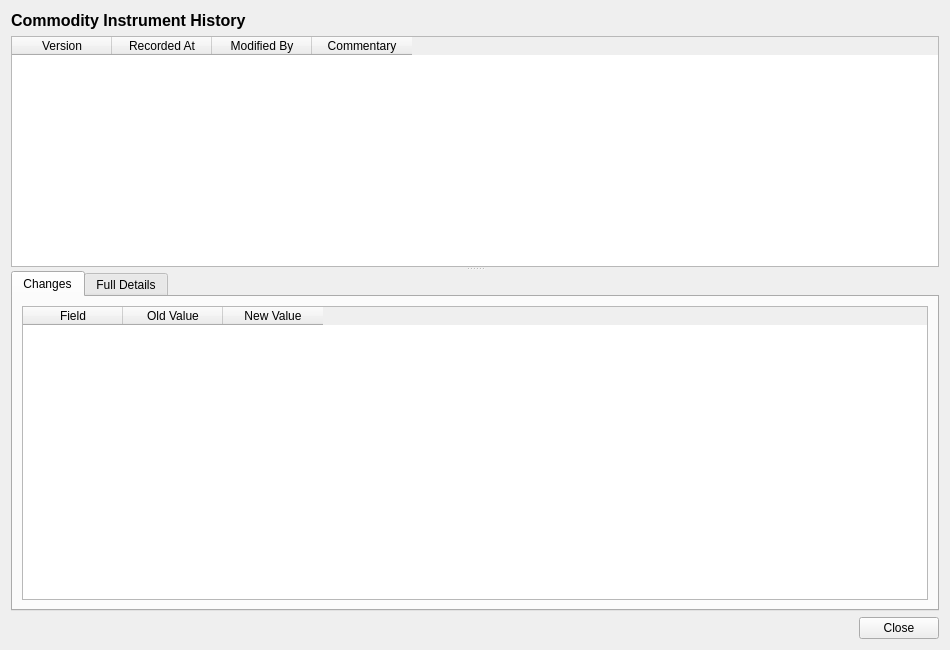
<?xml version="1.0" encoding="UTF-8"?>
<ui version="4.0">
 <class>CommodityInstrumentHistoryDialog</class>
 <widget class="QWidget" name="CommodityInstrumentHistoryDialog">
  <property name="geometry">
   <rect>
    <x>0</x>
    <y>0</y>
    <width>950</width>
    <height>650</height>
   </rect>
  </property>
  <property name="windowTitle">
   <string>Commodity Instrument History</string>
  </property>
  <layout class="QVBoxLayout" name="verticalLayout">
   <item>
    <widget class="QLabel" name="titleLabel">
     <property name="font">
      <font>
       <pointsize>12</pointsize>
       <bold>true</bold>
      </font>
     </property>
     <property name="text">
      <string>Commodity Instrument History</string>
     </property>
    </widget>
   </item>
   <item>
    <widget class="QSplitter" name="splitter">
     <property name="orientation">
      <enum>Qt::Vertical</enum>
     </property>
     <widget class="QTableWidget" name="versionListWidget">
      <property name="minimumHeight"><number>150</number></property>
      <property name="maximumHeight"><number>250</number></property>
      <property name="alternatingRowColors"><bool>true</bool></property>
      <property name="editTriggers">
       <set>QAbstractItemView::NoEditTriggers</set>
      </property>
      <property name="selectionMode">
       <enum>QAbstractItemView::SingleSelection</enum>
      </property>
      <property name="selectionBehavior">
       <enum>QAbstractItemView::SelectRows</enum>
      </property>
      <column><property name="text"><string>Version</string></property></column>
      <column><property name="text"><string>Recorded At</string></property></column>
      <column><property name="text"><string>Modified By</string></property></column>
      <column><property name="text"><string>Commentary</string></property></column>
     </widget>
     <widget class="QWidget" name="detailWidget">
      <layout class="QVBoxLayout" name="detailLayout">
       <property name="leftMargin"><number>0</number></property>
       <property name="topMargin"><number>0</number></property>
       <property name="rightMargin"><number>0</number></property>
       <property name="bottomMargin"><number>0</number></property>
       <item>
        <widget class="QTabWidget" name="tabWidget">
         <property name="currentIndex"><number>0</number></property>
         <widget class="QWidget" name="changesTab">
          <attribute name="title"><string>Changes</string></attribute>
          <layout class="QVBoxLayout" name="changesTabLayout">
           <item>
            <widget class="QTableWidget" name="changesTableWidget">
             <property name="editTriggers">
              <set>QAbstractItemView::NoEditTriggers</set>
             </property>
             <property name="alternatingRowColors"><bool>true</bool></property>
             <property name="selectionMode">
              <enum>QAbstractItemView::SingleSelection</enum>
             </property>
             <property name="selectionBehavior">
              <enum>QAbstractItemView::SelectRows</enum>
             </property>
             <column><property name="text"><string>Field</string></property></column>
             <column><property name="text"><string>Old Value</string></property></column>
             <column><property name="text"><string>New Value</string></property></column>
            </widget>
           </item>
          </layout>
         </widget>
         <widget class="QWidget" name="fullDetailsTab">
          <attribute name="title"><string>Full Details</string></attribute>
          <layout class="QVBoxLayout" name="fullDetailsTabLayout">
           <item>
            <widget class="QScrollArea" name="scrollArea">
             <property name="widgetResizable"><bool>true</bool></property>
             <widget class="QWidget" name="scrollAreaWidgetContents">
              <property name="geometry">
               <rect><x>0</x><y>0</y><width>600</width><height>500</height></rect>
              </property>
              <layout class="QFormLayout" name="formLayout">
               <item row="0" column="0">
                <widget class="QLabel" name="tradeTypeCodeLabel">
                 <property name="text"><string>Trade Type:</string></property>
                </widget>
               </item>
               <item row="0" column="1">
                <widget class="QLabel" name="tradeTypeCodeValue">
                 <property name="text"><string/></property>
                </widget>
               </item>
               <item row="1" column="0">
                <widget class="QLabel" name="commodityCodeLabel">
                 <property name="text"><string>Commodity:</string></property>
                </widget>
               </item>
               <item row="1" column="1">
                <widget class="QLabel" name="commodityCodeValue">
                 <property name="text"><string/></property>
                </widget>
               </item>
               <item row="2" column="0">
                <widget class="QLabel" name="currencyLabel">
                 <property name="text"><string>Currency:</string></property>
                </widget>
               </item>
               <item row="2" column="1">
                <widget class="QLabel" name="currencyValue">
                 <property name="text"><string/></property>
                </widget>
               </item>
               <item row="3" column="0">
                <widget class="QLabel" name="quantityLabel">
                 <property name="text"><string>Quantity:</string></property>
                </widget>
               </item>
               <item row="3" column="1">
                <widget class="QLabel" name="quantityValue">
                 <property name="text"><string/></property>
                </widget>
               </item>
               <item row="4" column="0">
                <widget class="QLabel" name="maturityDateLabel">
                 <property name="text"><string>Maturity Date:</string></property>
                </widget>
               </item>
               <item row="4" column="1">
                <widget class="QLabel" name="maturityDateValue">
                 <property name="text"><string/></property>
                </widget>
               </item>
               <item row="5" column="0">
                <widget class="QLabel" name="optionTypeLabel">
                 <property name="text"><string>Option Type:</string></property>
                </widget>
               </item>
               <item row="5" column="1">
                <widget class="QLabel" name="optionTypeValue">
                 <property name="text"><string/></property>
                </widget>
               </item>
               <item row="6" column="0">
                <widget class="QLabel" name="strikePriceLabel">
                 <property name="text"><string>Strike Price:</string></property>
                </widget>
               </item>
               <item row="6" column="1">
                <widget class="QLabel" name="strikePriceValue">
                 <property name="text"><string/></property>
                </widget>
               </item>
               <item row="7" column="0">
                <widget class="QLabel" name="versionNumberLabel">
                 <property name="text"><string>Version:</string></property>
                </widget>
               </item>
               <item row="7" column="1">
                <widget class="QLabel" name="versionNumberValue">
                 <property name="text"><string/></property>
                </widget>
               </item>
               <item row="8" column="0">
                <widget class="QLabel" name="modifiedByLabel">
                 <property name="text"><string>Modified By:</string></property>
                </widget>
               </item>
               <item row="8" column="1">
                <widget class="QLabel" name="modifiedByValue">
                 <property name="text"><string/></property>
                </widget>
               </item>
               <item row="9" column="0">
                <widget class="QLabel" name="recordedAtLabel">
                 <property name="text"><string>Recorded At:</string></property>
                </widget>
               </item>
               <item row="9" column="1">
                <widget class="QLabel" name="recordedAtValue">
                 <property name="text"><string/></property>
                </widget>
               </item>
               <item row="10" column="0">
                <widget class="QLabel" name="changeCommentaryLabel">
                 <property name="text"><string>Change Commentary:</string></property>
                </widget>
               </item>
               <item row="10" column="1">
                <widget class="QLabel" name="changeCommentaryValue">
                 <property name="text"><string/></property>
                 <property name="wordWrap"><bool>true</bool></property>
                </widget>
               </item>
              </layout>
             </widget>
            </widget>
           </item>
          </layout>
         </widget>
        </widget>
       </item>
      </layout>
     </widget>
    </widget>
   </item>
   <item>
    <layout class="QHBoxLayout" name="buttonLayout">
     <item>
      <spacer name="horizontalSpacer">
       <property name="orientation"><enum>Qt::Horizontal</enum></property>
       <property name="sizeHint" stdset="0">
        <size><width>40</width><height>20</height></size>
       </property>
      </spacer>
     </item>
     <item>
      <widget class="QPushButton" name="closeButton">
       <property name="text"><string>Close</string></property>
      </widget>
     </item>
    </layout>
   </item>
  </layout>
 </widget>
 <resources/>
 <connections/>
</ui>
